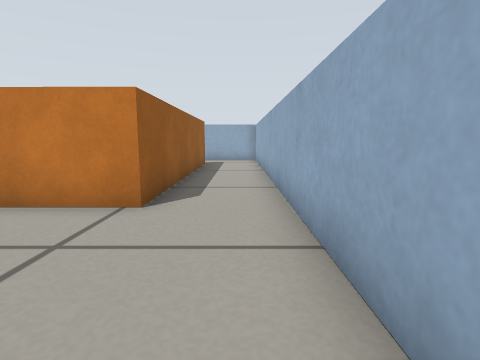
View 1 (above)

24 first-person views from a walk through a Gazebo world. The camera is 0.29 m above the floor, tilts 8° down and sees 80° across. The floor is counted in squares, 0.25 m on a side. Each view is taken from the middle of a square. On the plan, view 1 faces up. The plan holds only what a view shows up to about 12 squares ahead; the rest is blank.

View 2
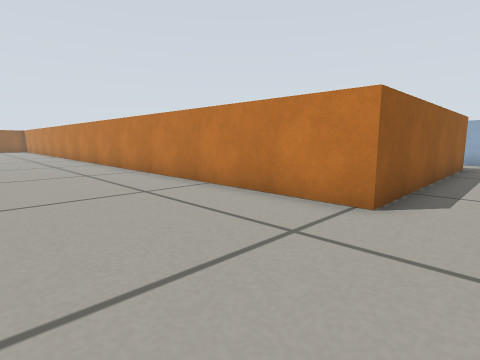

View 3
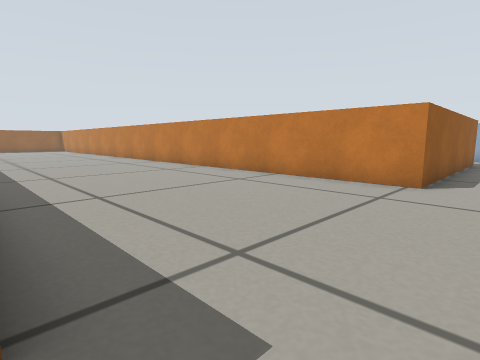

View 4
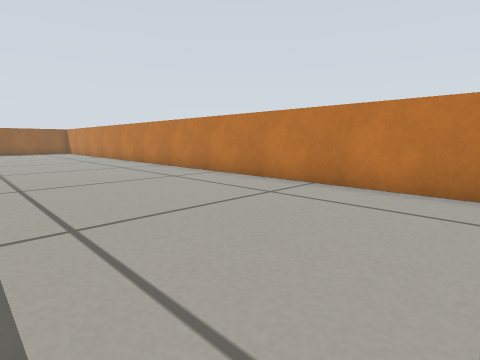

View 5
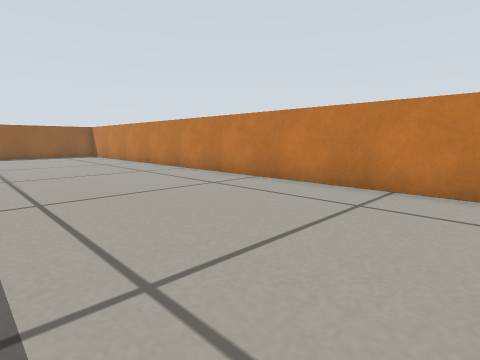

View 6
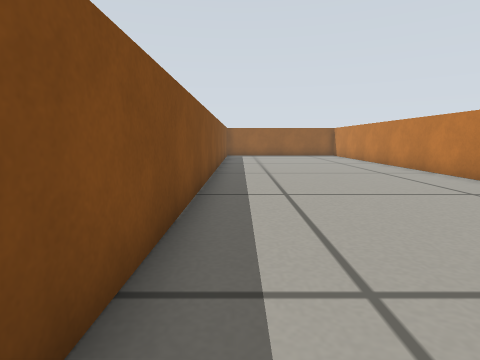

View 7
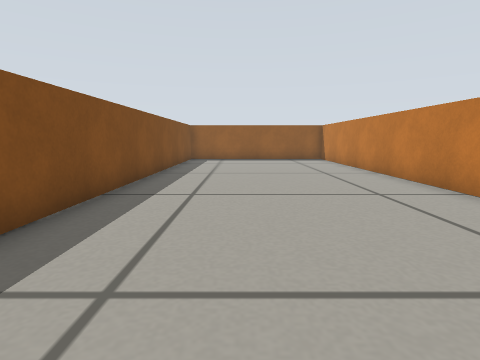

View 8
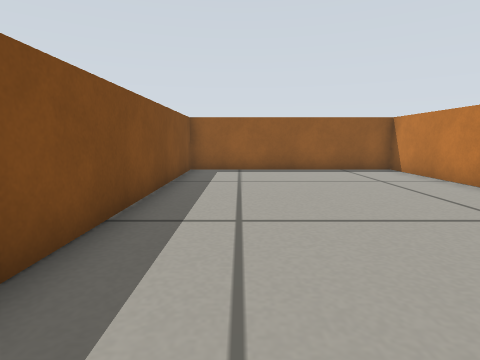

View 9
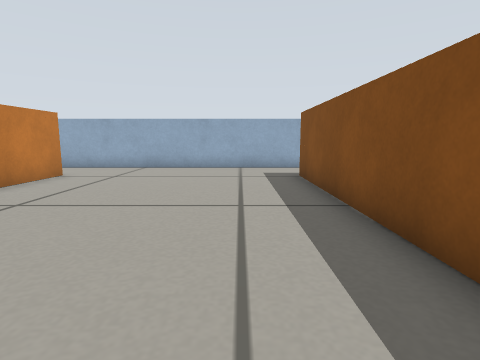

View 10
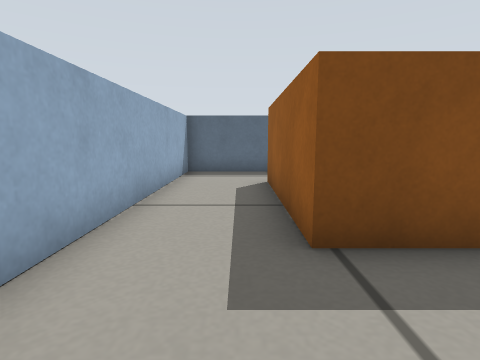

View 11
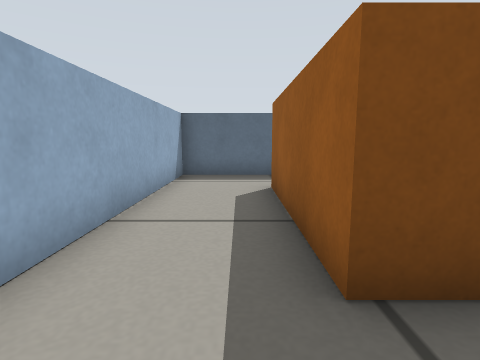

View 12
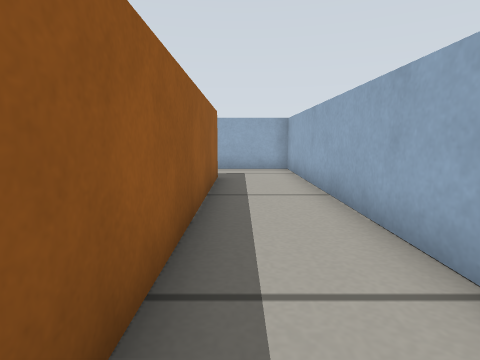

View 13
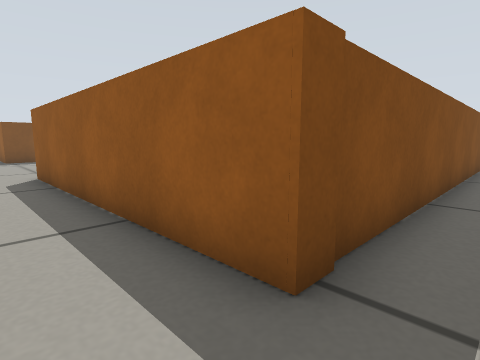

View 14
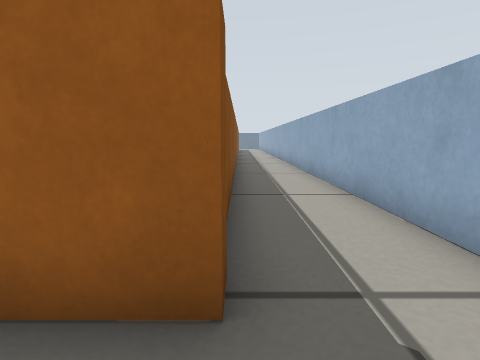

View 15
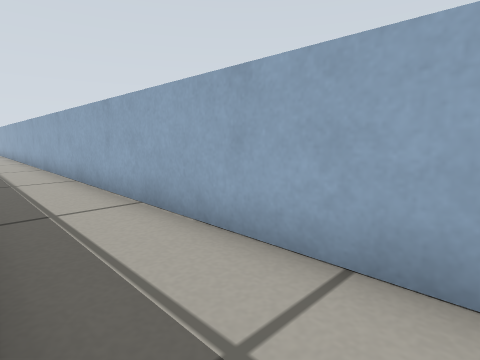

View 16
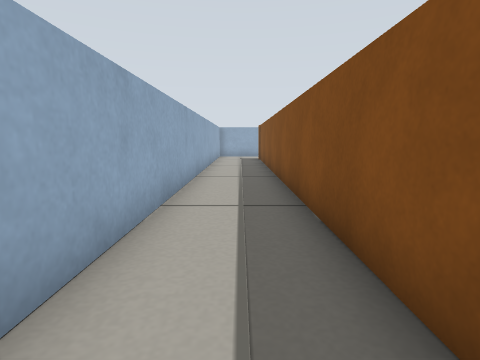

View 17
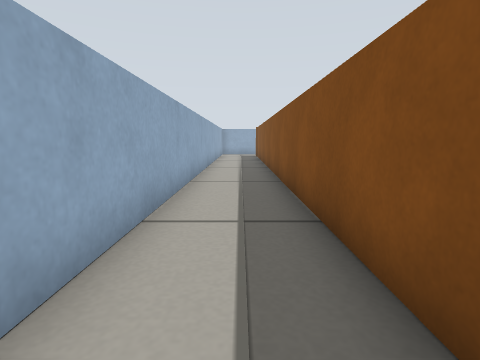

View 18
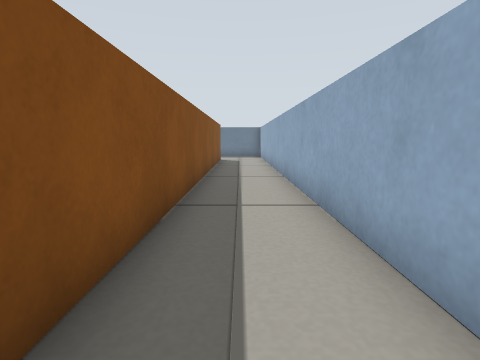

View 19
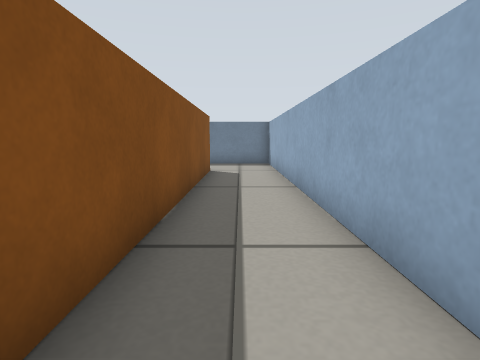

View 20
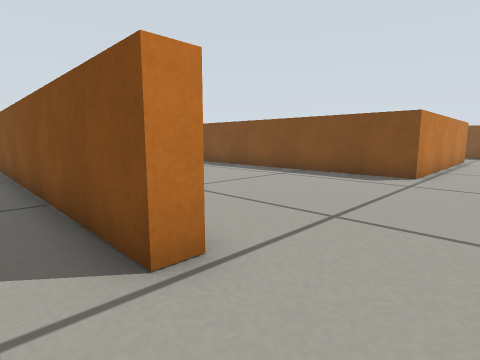

View 21
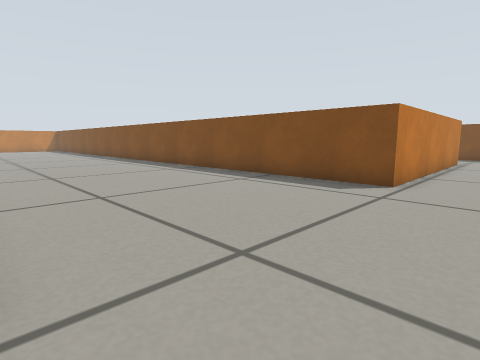

View 22
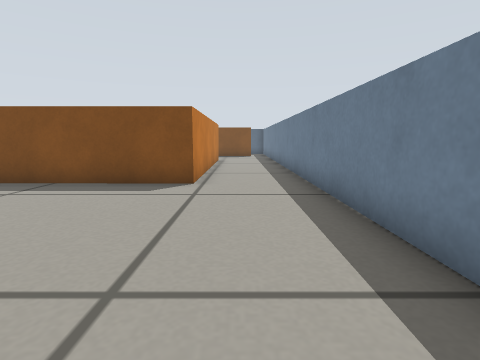

View 23
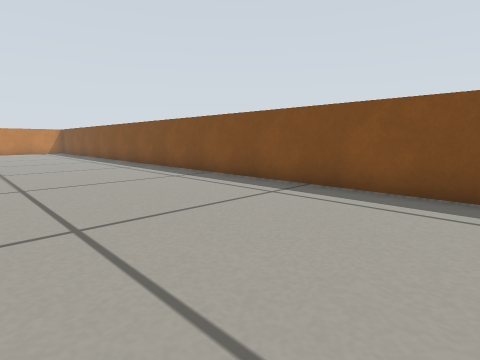

View 24
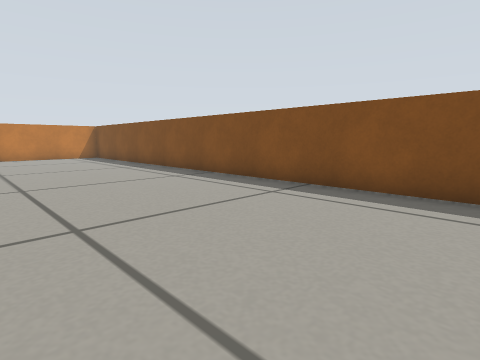

### Floor plan
Points are (right, up) in squares from view 1. A wall is a line through its corners. A room is listed if a view was taken in it or the views show most of it. See-through windows are left out.
Room 1 (views 1, 2, 3, 4, 5, 6, 7, 8, 9, 10, 11, 12, 13, 14, 15, 16, 17, 18, 19, 20, 21, 22)
walls: (-8.9, -2.9) (-1.7, -2.9) (-1.7, -8); (-2.1, -10.4) (0.9, -10.4) (0.9, 16.4) (-35, 16.4); (-33.8, 13.2) (-33.8, 13.9) (-1.7, 13.8) (-1.7, 4.8) (-33.2, 4.9) (-33.2, -2.9) (-13, -2.9)
ways out: opening at (-35, 13.5) to room 2
Room 2 (views 23, 24)
walls: (-33.8, -2) (-33.8, 5.5) (-11.4, 5.4); (-36.9, 10.9) (-36.9, 1)
ways out: opening at (-35, 13.5) to room 1

Positions as (right, up) in squares from view 1, and headings:
1: (0, 0), facing up
2: (0, 0), facing up-left
3: (0, -3), facing up-left
4: (-6, -2), facing up-left
5: (-12, -2), facing up-left
6: (-12, -2), facing left
7: (-16, 0), facing left
8: (-22, -1), facing left
9: (-11, -1), facing right
10: (-1, 0), facing down
11: (-1, -1), facing down
12: (-1, 5), facing up
13: (0, 15), facing down-left
14: (0, 14), facing left
15: (-1, 14), facing up-left
16: (-19, 15), facing right
17: (-22, 15), facing right
18: (-17, 15), facing left
19: (-23, 15), facing left
20: (-36, 15), facing down-right
21: (-36, 13), facing down-right
22: (-35, 13), facing down
23: (-30, 12), facing down-right
24: (-22, 12), facing down-right
